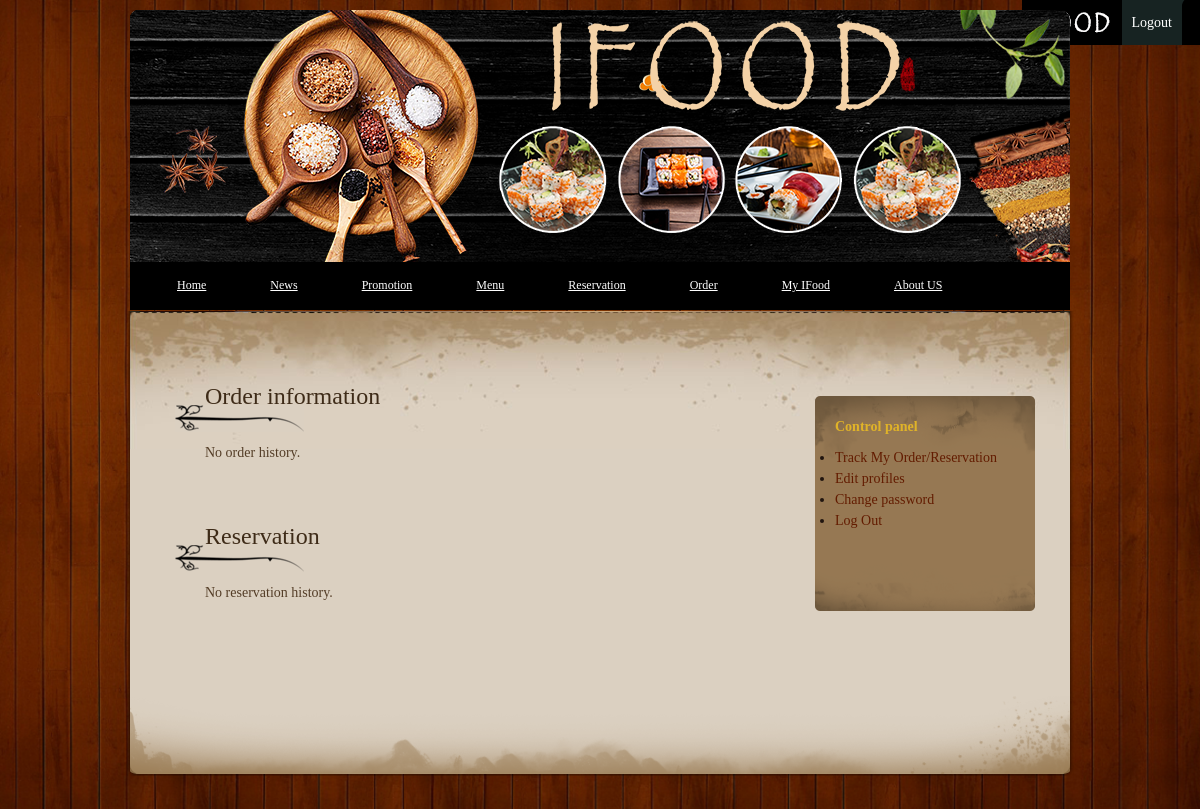
Before: /trackOrder.php (signed in) with the older database file.
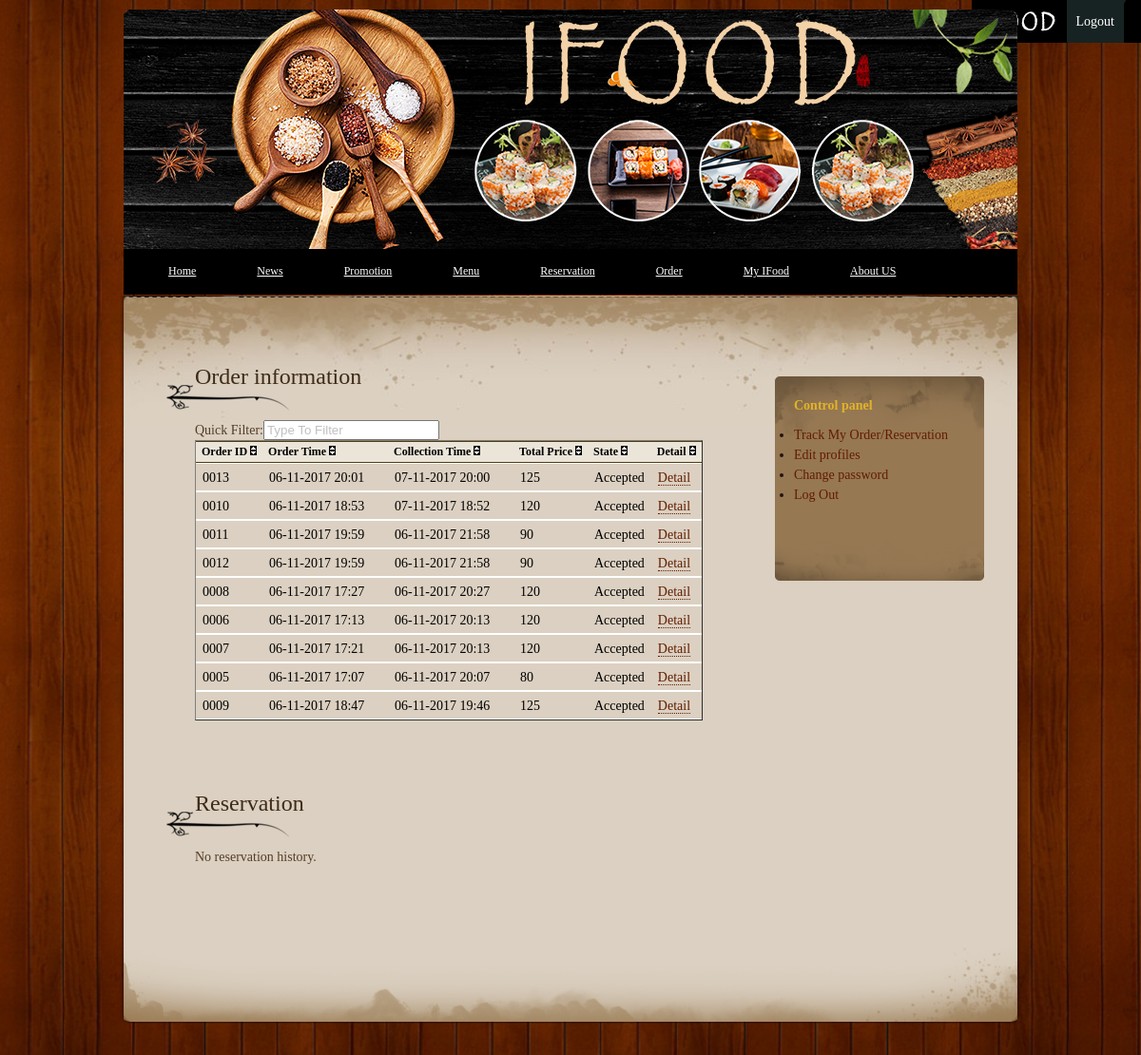
After: the same page with the newer database file.
### tables this page shows
CREATE TABLE `orders` (
  `order_id` int(11) NOT NULL AUTO_INCREMENT,
  `user_id` int(11) DEFAULT NULL,
  `order_time` datetime DEFAULT NULL,
  `date` datetime DEFAULT NULL,
  `total_price` decimal(10,0) DEFAULT NULL,
  `type` varchar(100) DEFAULT NULL COMMENT '// delivery',
  `state` varchar(100) DEFAULT NULL COMMENT '// Accepted, Ready_for_collection, collected, cancelled',
  `address` varchar(100) DEFAULT NULL,
  `reservation` varchar(100) DEFAULT NULL,
  PRIMARY KEY (`order_id`)
);

### trackOrder.php (the view, shortened to what this page needs)
<?php
if(!isset($_SESSION['user_name'])){
 header('Location: login.php');
 }else{
include 'dbFunctions.php';
$user_id=$_SESSION['user_id'];
$querys = "SELECT COUNT(*) FROM orders WHERE user_id LIKE '$user_id'";
$resultO = mysqli_query($link, $querys) or die(mysqli_error($link));
$num_rowO=mysqli_fetch_row($resultO);
$queryNumO = "SELECT * FROM orders WHERE user_id LIKE '$user_id' ORDER BY date DESC ";
$result = mysqli_query($link, $queryNumO) or die(mysqli_error($link));
$querys = "SELECT COUNT(*) FROM reservation WHERE user_id LIKE '$user_id'";
$results = mysqli_query($link, $querys) or die(mysqli_error($link));
$num_rows=mysqli_fetch_row($results);
?>
<!DOCTYPE html PUBLIC "-//W3C//DTD XHTML 1.0 Transitional//EN" "http://www.w3.org/TR/xhtml1/DTD/xhtml1-transitional.dtd">
<html xmlns="http://www.w3.org/1999/xhtml">
<head>
<link href="style.css" rel="stylesheet" type="text/css" />
<link href="css/table.css" rel="stylesheet" type="text/css" media="screen" />
</head>
<body>
<div id="container_wrapper_outter">
                <div style="position:fixed ;right:0px;">
        <ul id="bar">
            <li class="logo">
                <img style="float:left;" alt="" src="images/left.png"/>
            </li>
            <li>
                    <a href="logOut.php">Logout</a>
            </li>
        </ul>
        <img style="float:left;" alt="" src="images/right.png"/>
    </div>
<div id="container_wrapper_inner">
<div id="container">
    <div id="menu">
        <div id="main_Logo"></div>
    <ul id="nav">
            <li><a href="index.php">Home</a></li>
            <li><a href="promotion.php">News</a></li>
            <li><a href="promotion.php?category=Promotion">Promotion</a></li>
            <li><a href="menu.php" >Menu</a></li>
            <li><a href="reservation.php">Reservation</a></li>
            <li><a href="order.php" >Order</a></li>
            <li><a href="trackOrder.php">My IFood</a></li>
            <li><a href="about_us.php">About US</a></li>
</ul>
 </div>
    <div id="content_wrapper">
        <div id="content" >
                            <div style="margin-top: 10px" id="side_column">
            		<div class="side_column_section">
                                     <h3>Control panel</h3>
                                     <ul>
                                     <li><a href="trackOrder.php">Track My Order/Reservation</a></li>
                                     <li><a href="usercenter.php">Edit profiles</a></li>
                                     <li><a href="changepassword.php">Change password</a></li>
                                     <li><a href="logOut.php">Log Out</a></li>
                                     </ul>
                        </div>
            	<div  class="side_column_bottom"></div>
            </div>
        	<div id="main_column">
                <div class="section_w590" style="width: 990px;">
                	<h2>Order information</h2>
                    <div class="section_w590_content">
                               <?php if ($num_rowO[0]==0){
                        echo "No order history.";
                    }else{
?>
                     <label>Quick Filter:</label><input id="searchInput" value="Type To Filter" /><br/>
                         <table id="table" border="1">
                                <thead>
    	<tr>
            <th style="font-size: 12px;">Order ID<span>&nbsp;</span><img src="images/arrow.png" alt="Sortable"/></th>
            <th width="120" style="font-size: 12px;">Order Time<span>&nbsp;</span><img src="images/arrow.png" alt="Sortable"/></th>
            <th width="120" style="font-size: 12px;">Collection Time<span>&nbsp;</span><img src="images/arrow.png" alt="Sortable"/></th>
            <th style="font-size: 12px;" >Total Price<span>&nbsp;</span><img src="images/arrow.png" alt="Sortable"/></th>
            <th style="font-size: 12px;" >State<span>&nbsp;</span><img src="images/arrow.png" alt="Sortable"/></th>
            <th style="font-size: 12px;" >Detail<span>&nbsp;</span><img src="images/arrow.png" alt="Sortable"/></th>
        </tr>
    </thead>
                            <tbody id="fbody">
                            <?php
                            while($rows=mysqli_fetch_array($result)){
                                $order_id=$rows['order_id'];
                                $collection_time = $rows['date'];
                                $order_time=$rows['order_time'];
                                $ct= date('d-m-Y H:i',strtotime($collection_time));
                                $ot= date('d-m-Y H:i',strtotime($order_time));
                                $tp = $rows['total_price'];
                                $state = $rows['state'];
                                $o_id=str_pad($order_id, 4, "0", STR_PAD_LEFT);
                                ?>
                           <tr><td><?php echo $o_id;?></td>
                               <td><?php echo $ot;?></td>
                           <td><?php echo $ct;?></td>
                           <td><?php echo $tp;?></td>
                           <td><?php echo $state;?></td>
                           <td><a href="orderdetail_t.php?order_id=<?php echo $order_id; ?>" onclick="OpenPopup(this.href); return false">Detail</a></td>
                           </tr>
                            <?php
                            }
?>  </tbody>
                              	</table>
                        <?php } ?>
                    </div>
                </div>
                <br /><br /><br />
                <div class="section_w590">
                	<h2>Reservation</h2>
              <div class="section_w590_content" style="width: 990px;">
                    <?php if ($num_rows[0]==0){
                        echo "No reservation history.";
                        }?>
                  </div>
                </div>
            </div>
        </div>
        <div class="content_bottom"></div>
	</div>
    <div id="footer">
    	Copyright © 2017 <a href="index.php">IFood</a>
    </div>
</div>
</div>
</div>
</body>
</html>
<?php }?>

### style.css (style rules this page uses)
html { background: url(images/wg.png) no-repeat center center fixed; -webkit-background-size: cover; -ms-background-size: cover; -moz-background-size: cover; -o-background-size: cover; background-size: cover; }
body { margin: 0; padding: 0; line-height: 1.5em; font-family: Georgia, "Times New Roman", Times, serif; font-size: 14px; color: #543d27; }
a:link, a:visited { color: #631c00; text-decoration: none; font-weight: normal; }
img { margin: 0px; padding: 0px; border: none; }
h2 { margin: 0px; padding: 2px 0; font-size: 30px; font-weight: normal; }
h3 { margin: 0 0 10px 0; padding: 0 0 0px 0; font-size: 14px; font-weight: bold; color: #e0b328; }
#container_wrapper_outter { width: 100%; }
#container_wrapper_inner { width: 100%; }
#container { width: 1000px; margin: 0 auto; }
#main_Logo { position: absolute; width: 940px; height: 300px; border-color: black; margin-top: 10px; background: url(images/title_new.png) no-repeat; }
#menu { position: relative; clear: both; width: 930px; height: 310px; padding: 0 30px; background: no-repeat; }
#nav { margin-top: 260px; margin-left: 15px; position: relative; float: left; }
#nav li { float: left; list-style: none; border-right: 0px solid red; border-left: 0px solid red; }
#nav li a { position: relative; float: left; font-family: Georgia, "Times New Roman", Times, serif; font-size: 12px; color: #fff; text-decoration: underline; padding: 15px 32px; }
ul, li { margin: 0; padding: 0; }
#content_wrapper { position: relative; clear: both; padding: 0px 10px 0px 0px; width: 990px; background: url(images/content_middle.png) center repeat-y; }
#content { width: 940px; padding: 75px 35px 0px 25px; margin-bottom: 85px; background: url(images/btm.png) top no-repeat; }
#content_wrapper .content_bottom { position: absolute; width: 990px; height: 85px; bottom: -85px; padding: 0px 10px 0px 0px; background: url(images/footer_bg.png) top no-repeat; }
#content h2 { display: block; font-size: 24px; padding: 0 0 25px 30px; margin-bottom: 10px; color: #3e2b18; background: url(images/h2_bg.png) bottom left no-repeat; }
#main_column { float: left; width: 590px; margin-left: 50px; }
#side_column { position: relative; float: right; width: 180px; color: #20150f; background: #967853 url(images/side_column_top.png) no-repeat; margin: 50px 30px 50px 0; padding: 20px 20px 0 20px; }
#side_column .side_column_bottom { position: absolute; bottom: -50px; left: 0px; width: 220px; height: 50px; background:url(images/side_column_bottom.png) no-repeat; }
#main_column .section_w590 { width: 600px; }
.section_w590_content { padding-left: 30px; }
#side_column .side_column_section { margin-bottom: 30px; }
#footer { clear: both; text-align: center; width: 930px; padding: 50px 30px; color: #595144; }
#footer a { color: #696052; }
#bar { margin:0px; padding:0px; list-style:none; color:#fff; line-height:45px; display:inline-block; float:left; z-index:1000; }
#bar a { color:#fff; text-decoration:none; }
#bar > li { background:#172322 none repeat scroll 0 0; cursor:pointer; float:left; position:relative;padding:0px 10px; }
#bar .logo { background:transparent none repeat scroll 0% 0%; padding:0px; background-color:Transparent; }

### css/table.css (style rules this page uses)
table { font:normal 76%/150%; border-collapse:separate; border-spacing:0; margin:0 0 1em; color:#000; }
table a { color:#523A0B; text-decoration:none; border-bottom:1px dotted; }
thead th, thead td, tfoot th, tfoot td { font-size:0.5em; border:1px solid #523A0B; border-width:1px 0; background:#EBE5D9; }
th { font-weight:bold; line-height:normal; padding:0.25em 0.5em; text-align:left; }
tbody th, td { font-size:1em; padding:0.25em 0.5em; text-align:left; vertical-align:top; }
tbody td, tbody th { border:1px solid #fff; border-width:1px 0; }

Changed rows visible on the page:
added orders: order_id "0013", order_time "06-11-2017 20:01", date "07-11-2017 20:00", total_price "125", state "Accepted"
added orders: order_id "0010", order_time "06-11-2017 18:53", date "07-11-2017 18:52", total_price "120", state "Accepted"
added orders: order_id "0011", order_time "06-11-2017 19:59", date "06-11-2017 21:58", total_price "90", state "Accepted"
added orders: order_id "0012", order_time "06-11-2017 19:59", date "06-11-2017 21:58", total_price "90", state "Accepted"
added orders: order_id "0008", order_time "06-11-2017 17:27", date "06-11-2017 20:27", total_price "120", state "Accepted"
added orders: order_id "0006", order_time "06-11-2017 17:13", date "06-11-2017 20:13", total_price "120", state "Accepted"
added orders: order_id "0007", order_time "06-11-2017 17:21", date "06-11-2017 20:13", total_price "120", state "Accepted"
added orders: order_id "0005", order_time "06-11-2017 17:07", date "06-11-2017 20:07", total_price "80", state "Accepted"
added orders: order_id "0009", order_time "06-11-2017 18:47", date "06-11-2017 19:46", total_price "125", state "Accepted"
Other visible differences:
form field value: (not shown) → "Type To Filter"
text no longer shown: "No order history."
text now shown: "Quick Filter: Order ID Order Time Collection Time Total Price State Detail"
